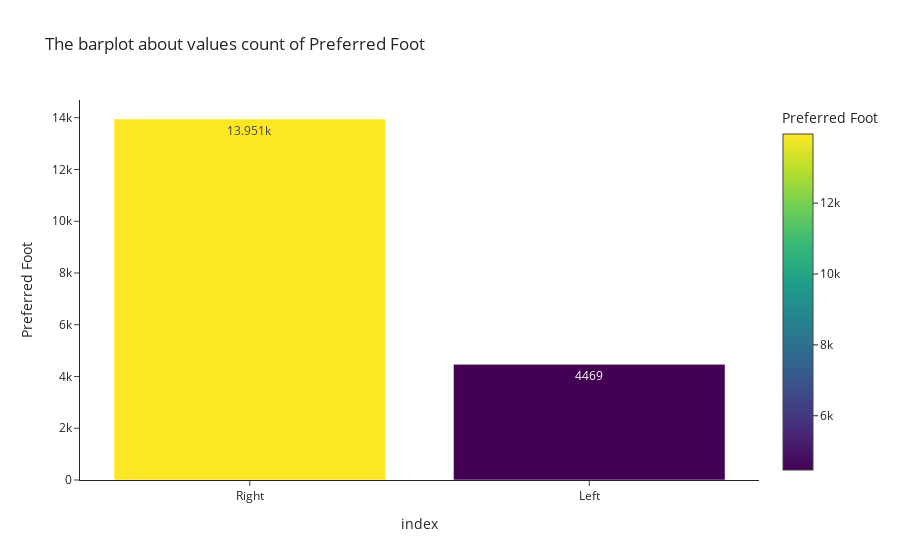

This figure's notebook cell:
### Code cell
iplot(px.bar(data_frame=df['Preferred Foot'].value_counts().reset_index()
       ,x='index',y='Preferred Foot',template='simple_white',text_auto=True,color='Preferred Foot'
             ,title = 'The barplot about values count of Preferred Foot'))

### Figure 1 — Plotly figure (JSON) as saved in the notebook; plotly's stock layout.template omitted (floating-point values rounded to 4 significant figures)
{"data": [{"alignmentgroup": "True", "hovertemplate": "index=%{x}<br>Preferred Foot=%{marker.color}<extra></extra>", "legendgroup": "", "marker": {"color": [13951, 4469], "coloraxis": "coloraxis", "pattern": {"shape": ""}}, "name": "", "offsetgroup": "", "orientation": "v", "showlegend": false, "textposition": "auto", "texttemplate": "%{y}", "type": "bar", "x": ["Right", "Left"], "xaxis": "x", "y": [13951, 4469], "yaxis": "y"}], "layout": {"barmode": "relative", "coloraxis": {"colorbar": {"title": {"text": "Preferred Foot"}}, "colorscale": [[0, "#440154"], [0.1111, "#482878"], [0.2222, "#3e4989"], [0.3333, "#31688e"], [0.4444, "#26828e"], [0.5556, "#1f9e89"], [0.6667, "#35b779"], [0.7778, "#6ece58"], [0.8889, "#b5de2b"], [1, "#fde725"]]}, "legend": {"tracegroupgap": 0}, "title": {"text": "The barplot about values count of Preferred Foot"}, "xaxis": {"anchor": "y", "domain": [0, 1], "title": {"text": "index"}}, "yaxis": {"anchor": "x", "domain": [0, 1], "title": {"text": "Preferred Foot"}}}}
